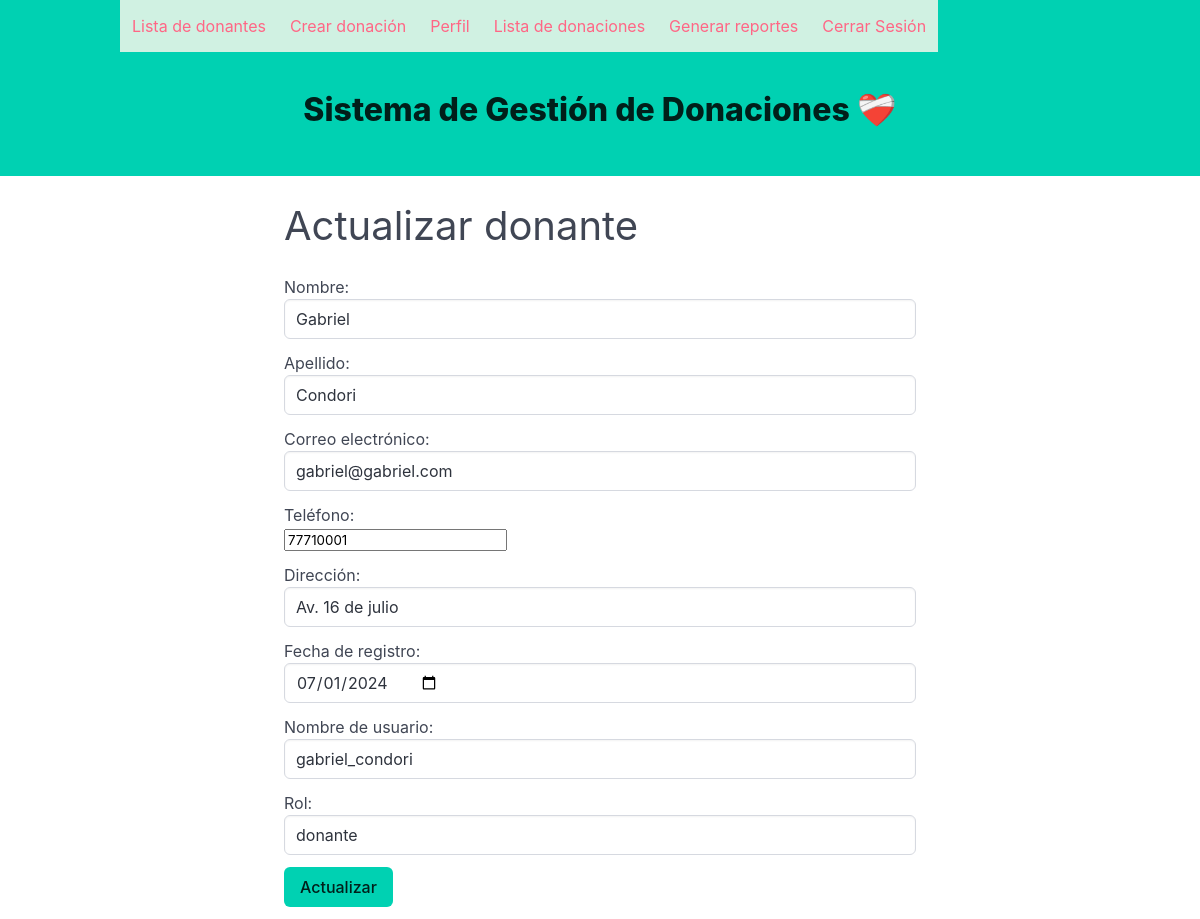
Page /users/2/update (signed in) on the committed database.
### models/user_model.py (models this page shows, shortened)
class User(db.Model, UserMixin):
  __tablename__ = 'donantes'
  id = db.Column(db.Integer, primary_key=True)
  nombre = db.Column(db.String(100), nullable=False)
  apellido = db.Column(db.String(100), nullable=False)
  email = db.Column(db.String(100), nullable=False, unique=True)
  telefono = db.Column(db.String(100), nullable=False)
  direccion = db.Column(db.String(100), nullable=False)
  fecha_registro = db.Column(db.Date, nullable=False)
  username = db.Column(db.String(100), nullable=False, unique=True)
  password_hash = db.Column(db.String(128), nullable=False)
  role = db.Column(db.String(100), nullable=False, default="donante")
  @staticmethod
  def get_by_id(id):
    return User.query.get(id)
  def has_role(self, role):
    return self.role == role

### controllers/user_controller.py (the view, shortened to what this page needs)
@user_bp.route("/users/<int:id>/update", methods=["GET", "POST"])
@login_required
@role_required("admin")
def update_user(id):
  user = User.get_by_id(id)
  if not user:
    return "Usuario no encontrado", 404
  return user_view.actualizar(user)

### run.py (called while the page is built)
@login_manager.user_loader
def load_user(user_id):
    return User.query.get(int(user_id))

### views/user_view.py (called while the page is built)
def actualizar(user):
  return render_template(
    "actualizar.html",
    title="Actualizar donante",
    user=user,
    current_user=current_user,
    )

### templates/actualizar.html
{% extends 'base.html' %}
{% block content %}
<h2 class="subtitle is-2" style="margin-top: 25px ;">Actualizar donante</h2>
<form method="post" action="/users/{{ user.id }}/update">
  <div class="field">
    <label for="nombre">Nombre:</label>
    <div class="control">
      <input type="text" id="nombre" name="nombre" required class="input" value="{{ user.nombre }}">
    </div>
  </div>
  <div class="field">
    <label for="apellido">Apellido:</label>
    <div class="control">
      <input type="text" id="apellido" name="apellido" required class="input" value="{{ user.apellido }}">
    </div>
  </div>
  <div class="field">
    <label for="email">Correo electrónico:</label>
    <div class="control">
      <input type="text" id="email" name="email" required class="input" value="{{ user.email }}">
    </div>
  </div>
  <div class="field">
    <label for="telefono">Teléfono:</label>
    <div class="control">
      <input type="text" id="telefono" name="telefono required class="input" value="{{ user.telefono }}">
    </div>
  </div>
  <div class="field">
    <label for="direccion">Dirección:</label>
    <div class="control">
      <input type="text" id="direccion" name="direccion" required class="input" value="{{ user.direccion }}">
    </div>
  </div>
  <div class="field">
    <label for="fecha_registro">Fecha de registro:</label>
    <div class="control">
      <input type="date" id="fecha_registro" name="fecha_registro" required class="input" value="{{ user.fecha_registro}}">
    </div>
  </div>
  <div class="field">
    <label for="username">Nombre de usuario:</label>
    <div class="control">
      <input type="text" id="username" name="username" required class="input" value="{{ user.username }}">
    </div>
  </div>
  <div class="field">
    <label for="role">Rol:</label>
    <div class="control">
      <input type="text" id="role" name="role" required class="input" value="{{ user.role }}">
    </div>
  </div>
  <input type="submit" value="Actualizar" class="button is-primary">
</form>
{% endblock %}

### rows in the picture
User: nombre "Gabriel", apellido "Condori", email "gabriel@gabriel.com", telefono "77710001", direccion "Av. 16 de julio", fecha_registro "07/01/2024", username "gabriel_condori", role "donante"
